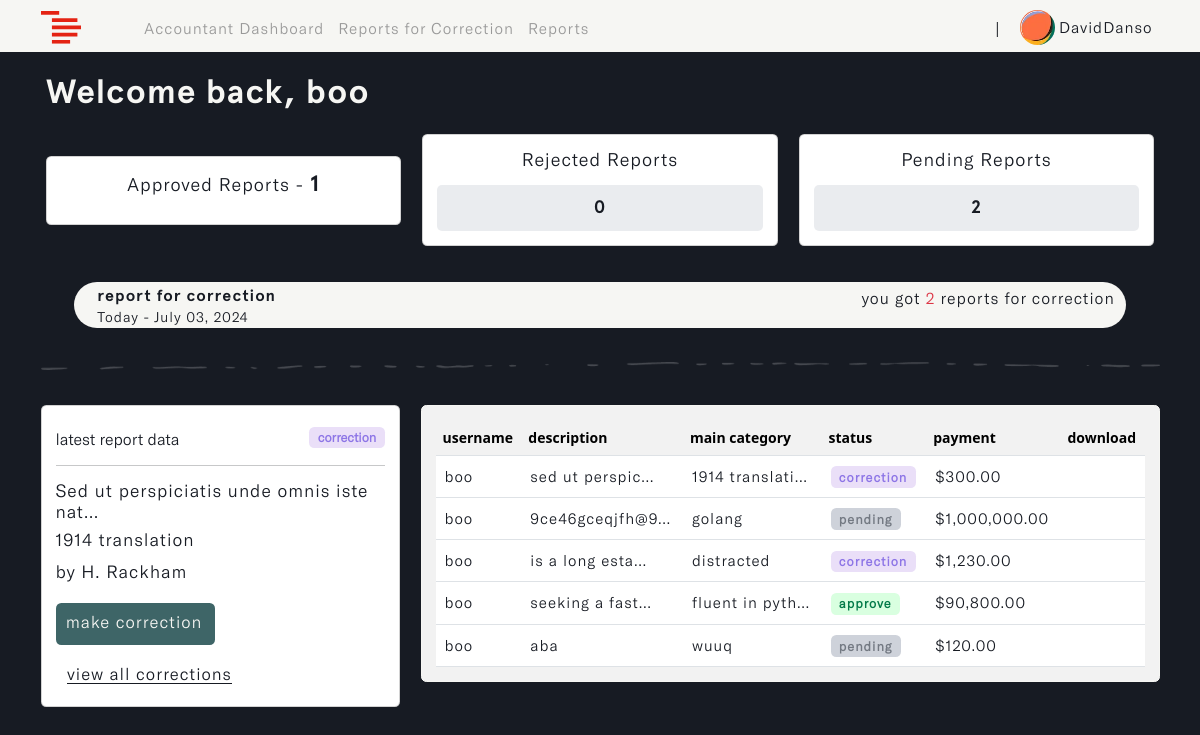
The app's page /accountant/dashboard (signed in) with its own data.
### accounts/models.py (models this page shows, shortened)
class User(AbstractUser):
    ROLES = (
        ('admin', 'Admin'),
        ('accountant', 'Accountant'),
        ('manager', 'Manager'),
    )
    role = models.CharField(max_length=20, choices=ROLES, default='admin')

class Profile(models.Model):
    user = models.OneToOneField(settings.AUTH_USER_MODEL, on_delete=models.CASCADE, blank=True, null=True)
    name = models.CharField(max_length=255, unique=True)
    username = models.CharField(max_length=255, unique=True, blank=True, null=True)
    email = models.EmailField(max_length=255, unique=True)
    updated_time_stamp = models.DateTimeField(auto_now=True)
    created_time_stamp = models.DateTimeField(auto_now_add=True)
    id = models.UUIDField(default=uuid.uuid4, primary_key=True, unique=True, editable=False)

### reports/models.py (models this page shows, shortened)
class Report(models.Model):
    STATUS = (
        ('pending', 'pending'),
        ('correction', 'correction'),
        ('approve', 'approve'),
        ('reject', 'reject')
    )
    account_owner = models.ForeignKey(Profile, on_delete=models.CASCADE, null=True, db_index=True)
    description = models.TextField(null=True, blank=True, db_index=True)
    main_category = models.CharField(max_length=255, null=True, blank=True, db_index=True)
    sub_category = models.CharField(max_length=255, null=True, blank=True, db_index=True)
    status = models.CharField(max_length=255, default="pending", null=True, blank=True, choices=STATUS, db_index=True)
    payment = models.DecimalField(max_digits=10, decimal_places=2, null=True, blank=True, db_index=True)
    updated_time_stamp = models.DateTimeField(auto_now=True, db_index=True)
    created_time_stamp = models.DateTimeField(auto_now_add=True, db_index=True)
    id = models.UUIDField(default=uuid.uuid4, primary_key=True, unique=True, editable=False)
    class Meta:
        ordering = ['-updated_time_stamp']

### accountant/views.py (the view)
# urls.py: path('dashboard', views.accountant_dashboard, name='a_dashboard'),
@login_required(login_url='login')
def accountant_dashboard(request):
    user = request.user.profile
    all_reports = Report.objects.select_related('account_owner').filter(account_owner=user)
    correction = next((report for report in all_reports if report.status == 'correction'), None)
    status_counts = Report.objects.filter(account_owner=user).aggregate(
        approve_count=Count('id', filter=Q(status='approve')),
        reject_count=Count('id', filter=Q(status='reject')),
        pending_count=Count('id', filter=Q(status='pending')),
        correction_count=Count('id', filter=Q(status='correction')),
    )
    approve_count = status_counts['approve_count']
    reject_count = status_counts['reject_count']
    pending_count = status_counts['pending_count']
    correction_count = status_counts['correction_count']
    current_date = datetime.now().strftime("%B %d, %Y")
    context = {
        'reports': all_reports,
        'approve_count': approve_count,
        'reject_count': reject_count,
        'pending_count': pending_count,
        'correction_count': correction_count,
        'current_date': current_date,
        'correction': correction
    }
    return render(request, 'accountant/a_dashboard.html', context)

### accountant/templates/accountant/a_dashboard.html (shortened to what this page needs)
{% load static %}
{% load widget_tweaks %}
{% load humanize %}
<!DOCTYPE html>
<html lang="en" class="js has-scroll-init has-scroll-smooth">
  <head>
    <link rel="stylesheet" href="{% static '/css/bootstrap.min.css' %}" />
    <link rel="stylesheet" href="{% static '/css/a_dashboard.css' %}" />
  </head>
  <body
    id="pageTop"
    class="page-content"
    data-spy="scroll"
    data-target="#mainNav"
  >
    {% include 'nav.html' %}
    <main>
      <div data-scroll class="page page--layout-2" id="main">
        <div id="hero">
          <div class="container-fluid">
            <div class="hero-intro">
              <h1>Welcome back, {{request.user.profile.username}}</h1>
              <div class="row" id="dashboard_card">
                <div class="col-md-4 align-self-center">
                  <div class="card" id="main_card">
                    <div class="card-body">
                      <h6>
                        approved reports - <span>{{approve_count}}</span>
                      </h6>
                    </div>
                  </div>
                </div>
                <div class="col-md-4">
                  <div class="card">
                    <div class="card-body">
                      <h6 id="rejected_">
                        rejected reports
                      </h6>
                      <div id="stats">
                        <center>
                          <small>{{reject_count}}</small>
                        </center>
                      </div>
                    </div>
                  </div>
                </div>
                <div class="col-md-4">
                  <div class="card">
                    <div class="card-body">
                      <h6 id="pending_">
                        pending reports
                      </h6>
                      <div id="stats">
                        <center>
                          <small>{{pending_count}}</small>
                        </center>
                      </div>
                    </div>
                  </div>
                </div>
              </div>
            </div>
          </div>
        </div>
        <div id="correction">
          <div class="container">
            <div class="correction-intro">
              <h2 id="h2-text">
                <span id="move_txt">
                  report for correction <br />
                  <small>Today - {{current_date}}</small>
                </span>
              </h2>
              <h2 class="align-self-center" id="h2-icon">
                you got
                <span class="text-danger">{{correction_count}}</span>
                report{{ correction_count|pluralize }} for correction
              </h2>
            </div>
            <img
              src="{% static 'images/line.png'%}"
              class="img-fluid d-flex mx-auto"
              id="page_line"
              alt="page_line"
            />
            <div class="row">
              <div class="col-md-4" id="correction-card">
                <div class="card">
                  <div class="card-body">
                    {% if correction %}
                    <small
                      >latest report data
                      <span class="badge correction"
                        >{{correction.status}}</span
                      ></small
                    >
                    <hr />
                    <h3 id="description">
                      {{correction.description|truncatechars:40}}
                    </h3>
                    <h3 id="main_cat">
                      {{correction.main_category|truncatechars:30}}
                    </h3>
                    <h3 id="sub_cat">
                      {{correction.sub_category|truncatechars:30}}
                    </h3>
                    <a
                      href="{% url 'make-correction' correction.id %}"
                      id="corrections"
                      class="btn"
                    >
                       make
                      correction
                    </a>
                    <a
                      href="{% url 'corrections' %}"
                      id="all_corrections"
                      class="btn"
                    >
                      <span>view all corrections</span>
                    </a>
                    {% endif %}
                  </div>
                </div>
              </div>
              <div class="col-md-8" id="reports-table">
                {% if reports %}
                <div class="card">
                  <div class="card-body">
                    <table class="table table-hover" id="invoice_table">
                      <thead>
                        <tr>
                          <th scope="col">username</th>
                          <th scope="col">description</th>
                          <th scope="col">main category</th>
                          <th scope="col">status</th>
                          <th scope="col">payment</th>
                          <th scope="col">download</th>
                        </tr>
                      </thead>
                      <tbody>
                        {% for report in reports %}
                        <tr>
                          <td>{{report.account_owner.username}}</td>
                          <td>{{report.description|truncatechars:15}}</td>
                          <td>{{report.main_category|truncatechars:15}}</td>
                          <td>
                            {% if report.status == 'pending' %}
                            <span class="badge pending">pending</span>
                            {% elif report.status == 'reject' %}
                            <span class="badge reject">reject</span>
                            {% elif report.status == 'correction' %}
                            <span class="badge correction">correction</span>
                            {% else %}
                            <span class="badge approve">approve</span>
                            {% endif %}
                          </td>
                          <td>${{report.payment|floatformat:2|intcomma}}</td>
                          <td>
                          </td>
                        </tr>
                        {% endfor %}
                      </tbody>
                    </table>
                  </div>
                </div>
                {% endif %}
              </div>
            </div>
          </div>
        </div>
      </div>
    </main>
  </body>
</html>

### templates/nav.html (shortened to what this page needs)
{% load static %}
{% load active_link_tags %}
<nav class="navbar navbar-expand-lg fixed-top menu" id="mainNav">
  <div class="container">
    <a class="navbar-brand" href="#">
      <img
        src="{% static 'images/logo.svg' %}"
        class="img-fluid"
        id="logo"
        alt="logo"
      />
    </a>
    <div class="collapse navbar-collapse" id="navbarSupportedContent">
      {% if request.user.role == 'admin' %}
      <ul class="navbar-nav me-auto mb-2 mb-lg-0 left--links">
        <li class="nav-item">
          <a
            class="nav-link {% active_link 'dashboard' %}"
            href="{% url 'dashboard' %}"
            >Admin Dashboard</a
          >
        </li>
        <li class="nav-item">
          <a class="nav-link {% active_link 'users' %}" href="{% url 'users' %}"
            >Users</a
          >
        </li>
        <li class="nav-item">
          <a
            class="nav-link {% active_link 'pending-reports' %}"
            href="{% url 'pending-reports' %}"
            >Pending Reports</a
          >
        </li>
      </ul>
      {% elif request.user.role == 'accountant' %}
      <ul class="navbar-nav me-auto mb-2 mb-lg-0 left--links">
        <li class="nav-item">
          <a
            class="nav-link {% active_link 'a_dashboard' %}"
            href="{% url 'a_dashboard' %}"
            >Accountant Dashboard</a
          >
        </li>
        <li class="nav-item">
          <a
            class="nav-link {% active_link 'corrections' %}"
            href="{% url 'corrections' %}"
            >Reports for Correction</a
          >
        </li>
        <li class="nav-item">
          <a
            class="nav-link {% active_link 'reports' %}"
            href="{% url 'reports' %}"
            >Reports</a
          >
        </li>
      </ul>
      {% endif %}
      <ul class="navbar-nav mb-2 mb-lg-0" id="rightNav">
        <li class="nav-item align-self-center" id="nav_span"><span>|</span></li>
        <li class="nav-item dropdown">
          <a class="nav-link" href="{% url 'profile' %}">
            <img
              id="profile_img"
              src="{% static '/images/avatar.webp' %}"
              class="img-fluid rounded-circle"
              alt="profile_img"
            />
            <small>{{request.user.profile.name}}</small>
          </a>
        </li>
      </ul>
    </div>
  </div>
</nav>

### static/css/a_dashboard.css (style rules this page uses)
*, *::after, *::before { box-sizing: border-box; margin: 0; padding: 0; }
html, body { box-sizing: border-box; font-size: 14px; margin: 0; padding: 0; width: 100%; overflow-x: hidden; background: var(--main-color); -webkit-font-smoothing: antialiased; -moz-osx-font-smoothing: grayscale; scroll-behavior: smooth; }
a { text-decoration: none; }
.page-content { --main-color: #171b23; --text-color: #f6f6f3; --header-font: "Apercu-Bold"; --text-font: "GTAmerica-Light"; }
a { text-decoration: none; color: var(--accent-color); }
#mainNav { transform: translateY(0); transition: padding-top 0.3s, padding-bottom 0.3s; padding-top: 3px; padding-bottom: 0px; background: var(--text-color); transform: translateY(0); opacity: 1; z-index: 9; width: 100vw; }
#profile_img { width: 35px; }
#mainNav small { font-size: 1.2rem; font-family: var(--text-font); color: var(--main-color); letter-spacing: 1px; vertical-align: middle; }
#mainNav .navbar-brand { color: #8858d1; }
.left--links a { font-family: var(--text-font); color: #999; letter-spacing: 1px; font-size: 1.2rem; line-height: normal; }
#nav_span { margin-left: 12px; margin-right: 12px; }
#hero { margin-top: 6%; }
.hero-intro { margin: 3%; }
.hero-intro h1 { font-size: 4.2vh; font-family: var(--header-font); color: var(--text-color); letter-spacing: 1px; margin-bottom: 2%; }
#dashboard_card #stats { background-color: #c1c7d157; border-radius: 5px; padding: 3%; }
#dashboard_card h6 { color: var(--main-color); letter-spacing: 1px; font-family: var(--text-font); font-size: 1.3rem; text-transform: capitalize; text-align: center; }
#dashboard_card h6 span { font-family: var(--header-font); font-size: 1.6rem; }
#dashboard_card small { color: var(--main-color); letter-spacing: 1px; font-family: var(--header-font); font-size: 1.3rem; }
#page_line { margin-top: 3%; }
#correction { margin-top: 2%; }
.correction-intro { margin: 3%; display: flex; justify-content: space-between; background-color: var(--text-color); padding: 4px; border-radius: 65px; padding-right: 1%; padding-left: 1%; }
.correction-intro h2 { font-size: 2vh; font-family: var(--text-font); color: var(--main-color); letter-spacing: 1px; line-height: 1.3; }
#move_txt { position: absolute; margin-left: 1%; font-family: var(--header-font); }
#move_txt small { font-family: var(--text-font); }
#correction-card { margin-top: 3%; }
#correction-card small { font-size: 2vh; font-family: var(--text-font); color: var(--main-color); }
#correction-card h3 { font-size: 2.2vh; font-family: var(--text-font); color: var(--main-color); letter-spacing: 1px; }
#correction-card .correction { background: #eadff8; color: #8d75e6; font-size: 1.6vh; float: right; }
#corrections { color: var(--text-color); letter-spacing: 1px; font-family: var(--text-font); font-size: 1.2rem; cursor: pointer; line-height: 1.4; background-color: #3e6567; transition: all 0.5s ease-in-out; margin-top: 3%; margin-bottom: -2%; }
#all_corrections { color: var(--main-color); letter-spacing: 1px; font-family: var(--text-font); font-size: 1.2rem; margin-top: 5%; transition: all 0.5s ease-in-out; }
#all_corrections span { border-bottom: 1px solid var(--main-color); }
#reports-table { margin-top: 3%; }
#reports-table .card { border: 1px solid var(--text-color); background: #f7f7f7f9; }
#reports-table table { margin-bottom: 0px; }
#reports-table th { background-color: transparent; }
#reports-table td { font-size: 1.9vh; font-family: var(--text-font); color: var(--main-color); letter-spacing: 1px; padding: 9px; text-transform: lowercase; }
#reports-table .pending { background: #c1c7d1ca; color: #5b616bca; font-size: 1.6vh; }
#reports-table .correction { background: #eadff8; color: #8d75e6; font-size: 1.6vh; }
#reports-table .approve { background: #d9ffe0; color: #027a48; font-size: 1.6vh; }
@media (min-width: 1200px) { #mainNav small { font-size: 1.1rem; } }
@media (min-width: 1200px) { .left--links { margin-left: 4%; } }
@media (min-width: 1200px) { .left--links a { font-size: 1.1rem; } }

### records on screen
User: user.profile.name "DavidDanso", user.profile.username "boo"
Report: status "correction", description "Sed ut perspiciatis unde omnis iste nat…", main_category "1914 translation", sub_category "by H. Rackham", account_owner.username "boo", description "sed ut perspic…", main_category "1914 translati…", payment "300.00"
Report: account_owner.username "boo", description "9ce46gceqjfh@9…", main_category "golang", status "pending", payment "1,000,000.00"
Report: account_owner.username "boo", description "is a long esta…", main_category "distracted", status "correction", payment "1,230.00"
Report: account_owner.username "boo", description "seeking a fast…", main_category "fluent in pyth…", status "approve", payment "90,800.00"
Report: account_owner.username "boo", description "aba", main_category "wuuq", status "pending", payment "120.00"

### other values on screen
{{ approve_count }} "1"
{{ reject_count }} "0"
{{ pending_count }} "2"
{{ correction_count }} "2"
